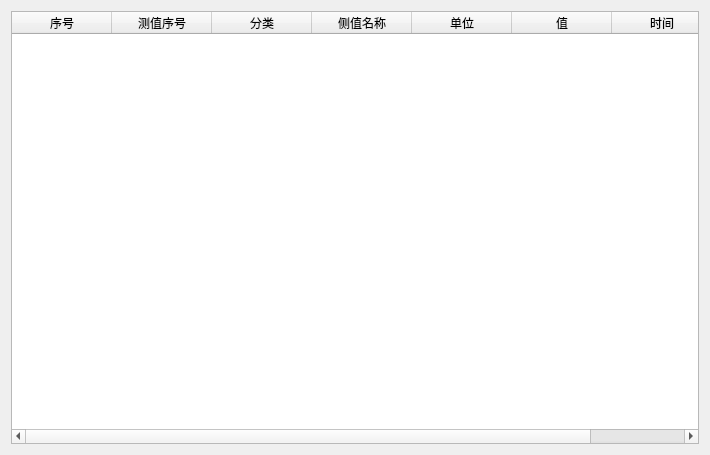
<?xml version="1.0" encoding="UTF-8"?>
<ui version="4.0">
 <class>CAnalogWgt</class>
 <widget class="QWidget" name="CAnalogWgt">
  <property name="geometry">
   <rect>
    <x>0</x>
    <y>0</y>
    <width>710</width>
    <height>455</height>
   </rect>
  </property>
  <property name="windowTitle">
   <string>CAnalogWgt</string>
  </property>
  <layout class="QHBoxLayout" name="horizontalLayout">
   <item>
    <widget class="QTableWidget" name="tableWidget">
     <column>
      <property name="text">
       <string>序号</string>
      </property>
     </column>
     <column>
      <property name="text">
       <string>测值序号</string>
      </property>
     </column>
     <column>
      <property name="text">
       <string>分类</string>
      </property>
     </column>
     <column>
      <property name="text">
       <string>侧值名称</string>
      </property>
     </column>
     <column>
      <property name="text">
       <string>单位</string>
      </property>
     </column>
     <column>
      <property name="text">
       <string>值</string>
      </property>
     </column>
     <column>
      <property name="text">
       <string>时间</string>
      </property>
     </column>
    </widget>
   </item>
  </layout>
 </widget>
 <layoutdefault spacing="6" margin="11"/>
 <resources/>
 <connections/>
</ui>
